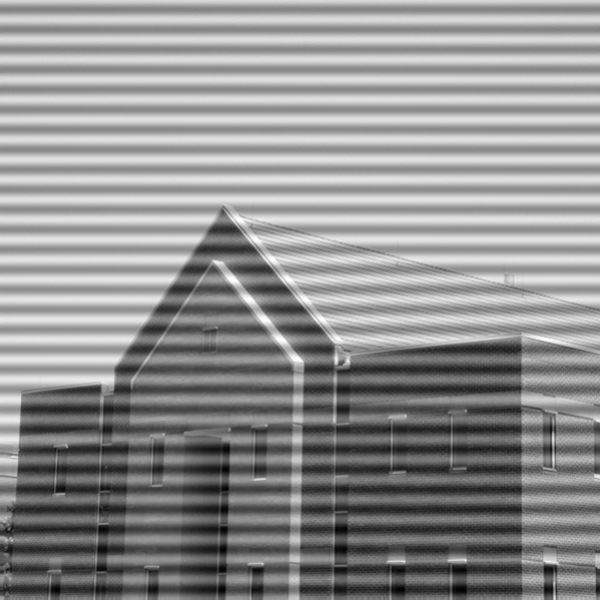
#> input picture Digital Image Processing/Homexam/code/images/F3.png, 600 x 600 px
$ python C75.py
#> lines starting #> are read from the running program, lines starting #| are printed output that depends on the picture


"""TASK C7-3"""


import numpy as np
import matplotlib.pyplot as plt
import os
from PIL import Image
import cv2
from scipy.signal import convolve2d


# Loading images
filedir = os.path.dirname(__file__)
imagedir = 'images/'
filename5 = 'F5.png'
file5 = os.path.join(filedir, imagedir, filename5)

filename3 = 'F3.png'
file3 = os.path.join(filedir, imagedir, filename3)

filename4 = 'F4.png'
file4 = os.path.join(filedir, imagedir, filename4)

filename5 = 'F5.png'
file5 = os.path.join(filedir, imagedir, filename5)

F3 = plt.imread(file3)
#> F3 is the input picture: shape (600, 600) float32; min 0, max 1, mean 0.565
F4 = plt.imread(file4)
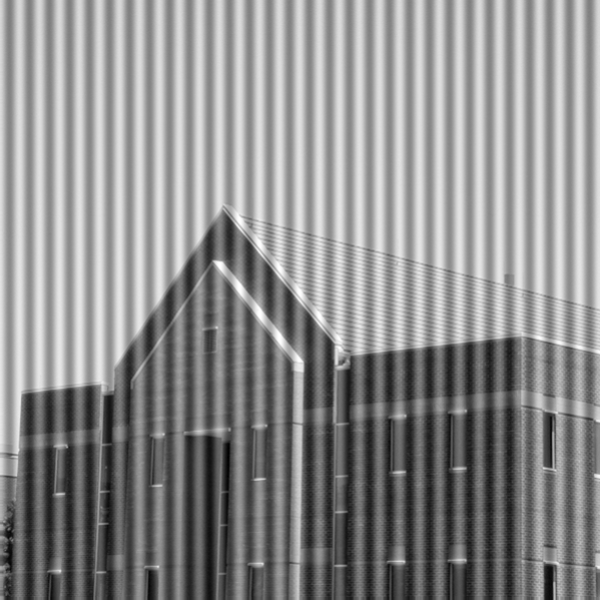
#> input picture Digital Image Processing/Homexam/code/images/F4.png, 600 x 600 px
#> F4 is the input picture: shape (600, 600) float32; min 0, max 1, mean 0.556
F5 = plt.imread(file5)
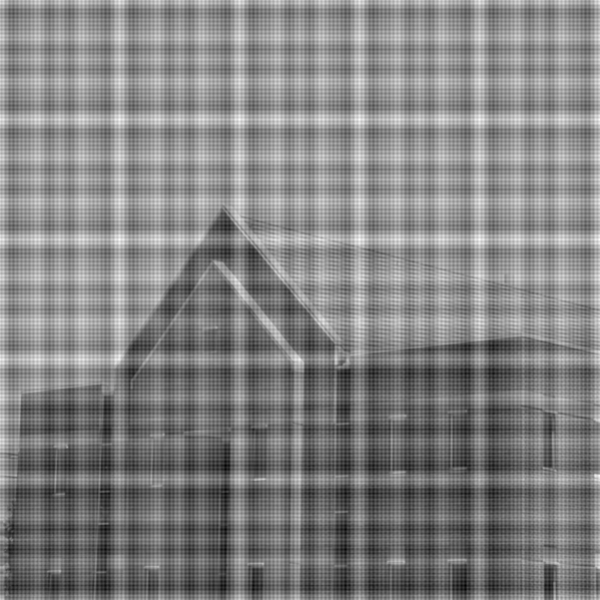
#> input picture Digital Image Processing/Homexam/code/images/F5.png, 600 x 600 px
#> F5 is the input picture: shape (600, 600) float32; min 0, max 1, mean 0.511


# Transform to 0-255
F3 = (F3-np.min(F3))/np.max(F3-np.min(F3))*255
F4 = (F4-np.min(F4))/np.max(F4-np.min(F4))*255
F5 = (F5-np.min(F5))/np.max(F5-np.min(F5))*255
F3 = F3.astype('uint8')
F4 = F4.astype('uint8')
F5 = F5.astype('uint8')

def butter_notch_filter(image, sigma, notches, n):
        """Butter notch filter"""
        row, col = image.shape
        res = np.ones((row, col))
        for h in notches:
            H = np.zeros((row, col))
            for y in range(row):
                for x in range(col):
                    Dp = np.sqrt((y-int(row/2)-h[1])**2 + (x-int(col/2)-h[0])**2)
                    Dn = np.sqrt((y-int(row/2)+h[1])**2 + (x-int(col/2)+h[0])**2)
                    if Dp > 0 and Dn > 0:
                        H[y,x] = (1/(1+ (sigma/Dp)**n))*(1/(1+ (sigma/Dn)**n))
                    else:
                        H[y,x] = 0
            res *= H
        H = res
        X = np.fft.fftshift(np.fft.fft2(image))
        Y = np.fft.fftshift(X*H)
        y = np.fft.ifft2(Y)
        return np.abs(y), H

def butterworth_hp_sharp(image, sigma, n, k):
        """Butterworth high pass filter, sigma defines the radius around the centered frequency
        and n defines the order.(how close to ideal you want)"""
        row, col = image.shape
        H = np.zeros((row, col))
        for y in range(row):
            for x in range(col):
                D = np.sqrt((y-int(row/2))**2 + (x-int(col/2))**2)
                if D > 0:
                    H[y,x] = 1/(1+ (sigma/D)**(2*n))
                else:
                    H[y,x] = 0
        X = np.fft.fftshift(np.fft.fft2(image))
        # sharp image
        Y = (1+k*H)*X
        Y = np.fft.fftshift(Y)
        y = np.fft.ifft2(Y)
        return np.abs(y)


# Centered frequency, since notch filter have origo in center we need this to subtract.
mid = 300
# Notches to reject
notches = np.array([[450-mid, 0], [330-mid, 0], [320-mid, 0], [315-mid, 0], [0, 450-mid], [0, 330-mid], [0, 320-mid], [0, 315-mid] ])

# Use filters
y, H = butter_notch_filter(F5, 1, notches, 3)
#> after the loop in butter_notch_filter, `for h in notches:`:
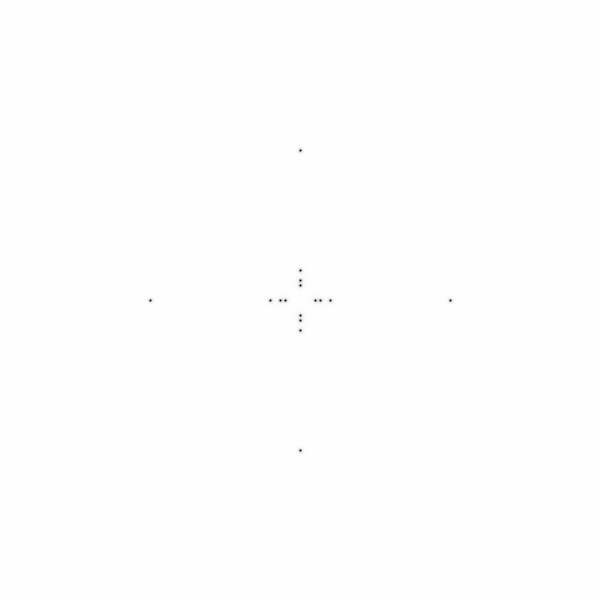
#> res: shape (600, 600) float64; min 0, max 1, mean 1
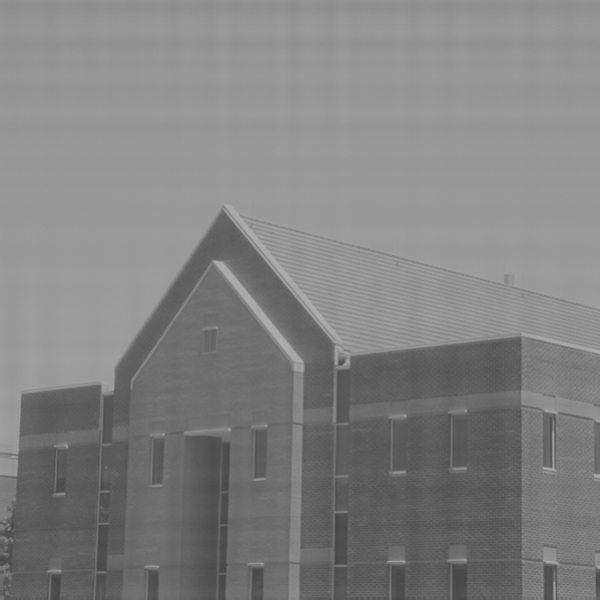
#> y: shape (600, 600) float64; min 68.76, max 174.1, mean 130.2
y = butterworth_hp_sharp(y, 8, 5, k = 1)
#> in butterworth_hp_sharp, `return np.abs(y)`:
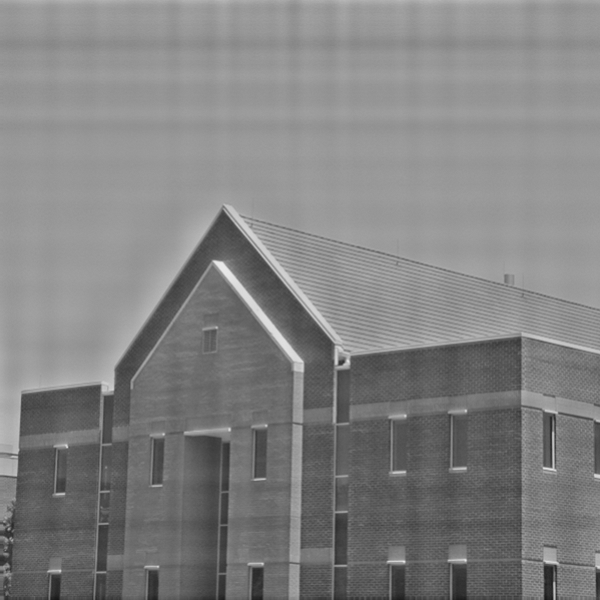
#> returned value: shape (600, 600) float64; min 22.63, max 233.9, mean 130.2

# transform values 0-255
y = (y-np.min(y))/np.max(y-np.min(y))*255
y = y.astype('uint8')

# Get frequencies
N , M = H.shape
#> N = 600; M = 600
HfreqN = np.fft.fftshift(np.fft.fftfreq(N, 1))
#> HfreqN = 600 values from -0.5 to 0.498
HfreqM = np.fft.fftshift(np.fft.fftfreq(M, 1))
#> HfreqM = 600 values from -0.5 to 0.498

# Plot
fig, ax = plt.subplots(1,2)
ax[0].imshow(F5, cmap = 'gray', interpolation = 'none', vmin = 0, vmax = 255)
ax[0].set_title('Original')
ax[1].imshow(y, cmap = 'gray', interpolation = 'none', vmin = 0, vmax = 255)
ax[1].set_title('Filtered image')
plt.tight_layout()
plt.savefig('C7F5.pdf', bbox_inches = 'tight',
    pad_inches = 0)
plt.show()

# Fourier of image
Y = 10*np.log10(np.abs(np.fft.fftshift(np.fft.fft2(F5))))
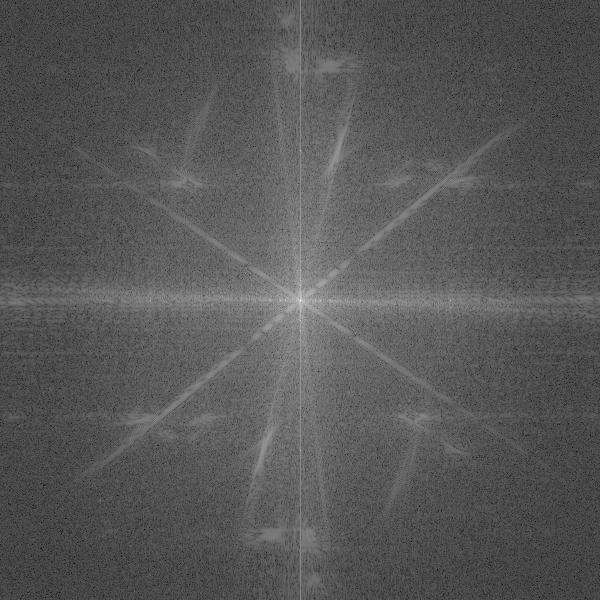
#> Y: shape (600, 600) float64; min 1.69, max 76.72, mean 27.5; drawn with min black and max white

# plot
fig, ax = plt.subplots(1,2)
ax[0].imshow(Y, cmap=plt.cm.BuPu_r, aspect='auto', extent=(HfreqN.min(),HfreqN.max(),HfreqM.min(),HfreqM.max()))
ax[0].set_title('Frequency spectrum of F5')
ax[1].imshow(H*Y, cmap=plt.cm.BuPu_r, aspect='auto', extent=(HfreqN.min(),HfreqN.max(),HfreqM.min(),HfreqM.max()))
ax[1].set_title('Frequency spectrum with notch applied.')
ax[0].set_xlim([-0.08,0.08])
ax[0].set_ylim([-0.08,0.08])
ax[1].set_xlim([-0.08,0.08])
ax[1].set_ylim([-0.08,0.08])
plt.tight_layout()
plt.savefig('removed_per_noise_freq.pdf', bbox_inches = 'tight',
    pad_inches = 0)
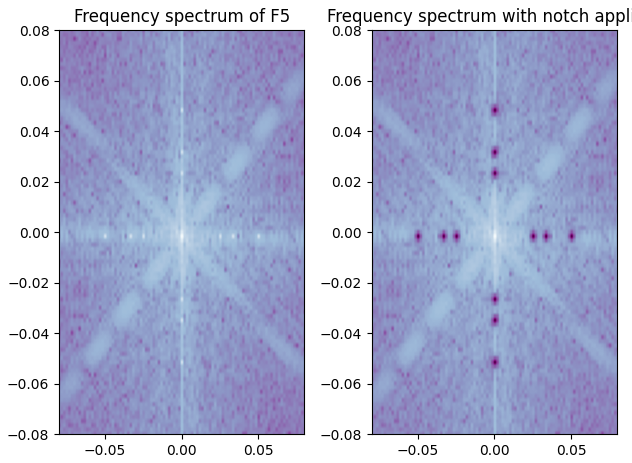
#> figure drawn by matplotlib, 2 panels
plt.show()
